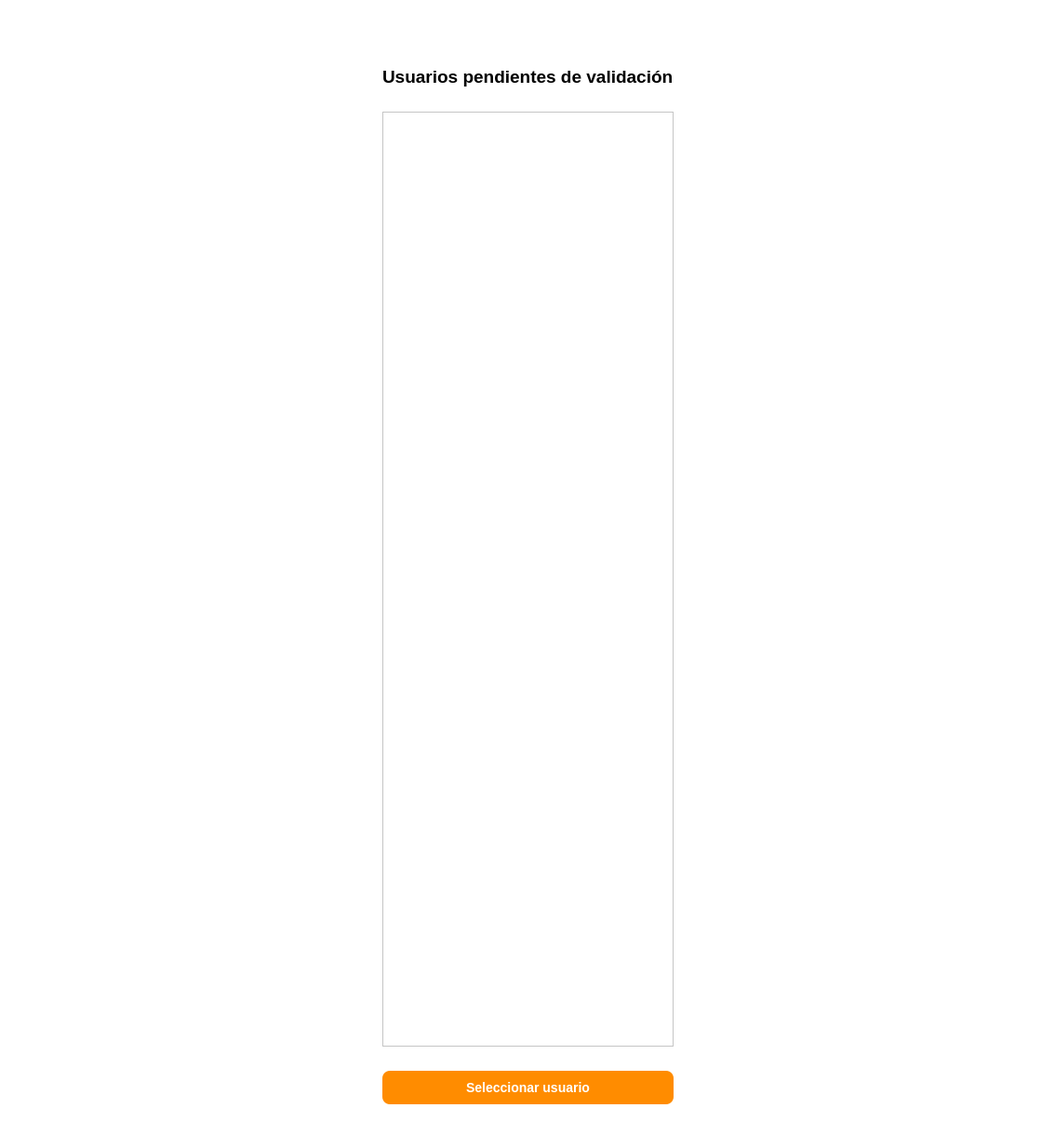
<?xml version="1.0" encoding="UTF-8"?>
<ui version="4.0">
 <class>MainWindow</class>
 <widget class="QMainWindow" name="MainWindow">
  <property name="geometry">
   <rect>
    <x>0</x>
    <y>0</y>
    <width>1134</width>
    <height>1234</height>
   </rect>
  </property>
  <property name="font">
   <font>
    <family>Arial</family>
    <italic>false</italic>
    <stylestrategy>PreferAntialias</stylestrategy>
   </font>
  </property>
  <property name="cursor">
   <cursorShape>ArrowCursor</cursorShape>
  </property>
  <property name="mouseTracking">
   <bool>false</bool>
  </property>
  <property name="windowTitle">
   <string>MainWindow</string>
  </property>
  <property name="autoFillBackground">
   <bool>false</bool>
  </property>
  <property name="styleSheet">
   <string notr="true">/* Pone el fondo de la ventana en blanco */
QMainWindow {
    background-color: #FFFFFF;
}

QWidget {
    background-color: white;
}


/* Estilo para las cajas de texto (DNI y Contraseña) */
QLineEdit {
    border: 2px solid #2980B9; /* Borde azul KiVet */
    border-radius: 5px;
    padding: 5px;
}</string>
  </property>
  <widget class="QWidget" name="centralwidget">
   <property name="styleSheet">
    <string notr="true"/>
   </property>
   <layout class="QHBoxLayout" name="horizontalLayout">
    <item>
     <spacer name="verticalSpacer_13">
      <property name="orientation">
       <enum>Qt::Vertical</enum>
      </property>
      <property name="sizeHint" stdset="0">
       <size>
        <width>20</width>
        <height>40</height>
       </size>
      </property>
     </spacer>
    </item>
    <item>
     <spacer name="verticalSpacer_17">
      <property name="orientation">
       <enum>Qt::Vertical</enum>
      </property>
      <property name="sizeHint" stdset="0">
       <size>
        <width>20</width>
        <height>40</height>
       </size>
      </property>
     </spacer>
    </item>
    <item>
     <spacer name="verticalSpacer_21">
      <property name="orientation">
       <enum>Qt::Vertical</enum>
      </property>
      <property name="sizeHint" stdset="0">
       <size>
        <width>20</width>
        <height>40</height>
       </size>
      </property>
     </spacer>
    </item>
    <item>
     <spacer name="horizontalSpacer_3">
      <property name="orientation">
       <enum>Qt::Horizontal</enum>
      </property>
      <property name="sizeHint" stdset="0">
       <size>
        <width>40</width>
        <height>20</height>
       </size>
      </property>
     </spacer>
    </item>
    <item>
     <widget class="QWidget" name="widget_5" native="true">
      <property name="styleSheet">
       <string notr="true"/>
      </property>
      <layout class="QVBoxLayout" name="verticalLayout_5">
       <item>
        <widget class="QWidget" name="widget_6" native="true">
         <property name="font">
          <font>
           <kerning>true</kerning>
          </font>
         </property>
         <property name="cursor">
          <cursorShape>ArrowCursor</cursorShape>
         </property>
         <property name="focusPolicy">
          <enum>Qt::NoFocus</enum>
         </property>
         <layout class="QHBoxLayout" name="horizontalLayout_2">
          <item>
           <widget class="QLabel" name="label_5">
            <property name="text">
             <string/>
            </property>
           </widget>
          </item>
          <item>
           <widget class="QLabel" name="label_6">
            <property name="text">
             <string/>
            </property>
           </widget>
          </item>
          <item>
           <spacer name="horizontalSpacer">
            <property name="orientation">
             <enum>Qt::Horizontal</enum>
            </property>
            <property name="sizeHint" stdset="0">
             <size>
              <width>40</width>
              <height>20</height>
             </size>
            </property>
           </spacer>
          </item>
          <item>
           <widget class="QLabel" name="label_8">
            <property name="text">
             <string/>
            </property>
           </widget>
          </item>
          <item>
           <widget class="QLabel" name="label_3">
            <property name="maximumSize">
             <size>
              <width>800</width>
              <height>1000</height>
             </size>
            </property>
            <property name="font">
             <font>
              <weight>50</weight>
              <bold>false</bold>
             </font>
            </property>
            <property name="layoutDirection">
             <enum>Qt::LeftToRight</enum>
            </property>
            <property name="text">
             <string/>
            </property>
            <property name="pixmap">
             <pixmap resource="../imagenes/recursos.qrc">:/imagenes/logoKiVet.jpg</pixmap>
            </property>
            <property name="scaledContents">
             <bool>true</bool>
            </property>
            <property name="alignment">
             <set>Qt::AlignCenter</set>
            </property>
            <property name="wordWrap">
             <bool>false</bool>
            </property>
            <property name="indent">
             <number>-1</number>
            </property>
            <property name="openExternalLinks">
             <bool>false</bool>
            </property>
           </widget>
          </item>
          <item>
           <spacer name="horizontalSpacer_2">
            <property name="orientation">
             <enum>Qt::Horizontal</enum>
            </property>
            <property name="sizeHint" stdset="0">
             <size>
              <width>40</width>
              <height>20</height>
             </size>
            </property>
           </spacer>
          </item>
          <item>
           <widget class="QLabel" name="label_9">
            <property name="text">
             <string/>
            </property>
           </widget>
          </item>
          <item>
           <widget class="QLabel" name="label_7">
            <property name="text">
             <string/>
            </property>
           </widget>
          </item>
          <item>
           <widget class="QLabel" name="label_4">
            <property name="text">
             <string/>
            </property>
           </widget>
          </item>
         </layout>
        </widget>
       </item>
       <item>
        <widget class="QWidget" name="widget_7" native="true">
         <layout class="QVBoxLayout" name="verticalLayout_2">
          <item>
           <widget class="QLabel" name="label">
            <property name="font">
             <font>
              <pointsize>14</pointsize>
              <weight>75</weight>
              <bold>true</bold>
             </font>
            </property>
            <property name="text">
             <string>Usuarios pendientes de validación</string>
            </property>
           </widget>
          </item>
          <item>
           <spacer name="horizontalSpacer_4">
            <property name="orientation">
             <enum>Qt::Horizontal</enum>
            </property>
            <property name="sizeHint" stdset="0">
             <size>
              <width>40</width>
              <height>20</height>
             </size>
            </property>
           </spacer>
          </item>
          <item>
           <widget class="QTableWidget" name="tablaUsuariosPendientes"/>
          </item>
          <item>
           <spacer name="horizontalSpacer_5">
            <property name="orientation">
             <enum>Qt::Horizontal</enum>
            </property>
            <property name="sizeHint" stdset="0">
             <size>
              <width>40</width>
              <height>20</height>
             </size>
            </property>
           </spacer>
          </item>
          <item>
           <widget class="QPushButton" name="btnSeleccionarUsuario">
            <property name="styleSheet">
             <string notr="true">/* Le da el color naranja corporativo al botón principal */
QPushButton#btnSeleccionarUsuario {
    background-color: #FF8C00;
    color: white;
    border-radius: 8px; /* Redondea los bordes */
    padding: 10px;
    font-weight: bold;
    font-size: 14px;
}

/* Efecto para cuando el usuario pase el dedo/ratón por encima */
QPushButton#btnSeleccionarUsuario:hover {
    background-color: #E67E22;
}</string>
            </property>
            <property name="text">
             <string>Seleccionar usuario</string>
            </property>
           </widget>
          </item>
          <item>
           <spacer name="horizontalSpacer_7">
            <property name="orientation">
             <enum>Qt::Horizontal</enum>
            </property>
            <property name="sizeHint" stdset="0">
             <size>
              <width>40</width>
              <height>20</height>
             </size>
            </property>
           </spacer>
          </item>
         </layout>
        </widget>
       </item>
      </layout>
     </widget>
    </item>
    <item>
     <spacer name="horizontalSpacer_6">
      <property name="orientation">
       <enum>Qt::Horizontal</enum>
      </property>
      <property name="sizeHint" stdset="0">
       <size>
        <width>40</width>
        <height>20</height>
       </size>
      </property>
     </spacer>
    </item>
    <item>
     <spacer name="verticalSpacer_22">
      <property name="orientation">
       <enum>Qt::Vertical</enum>
      </property>
      <property name="sizeHint" stdset="0">
       <size>
        <width>20</width>
        <height>40</height>
       </size>
      </property>
     </spacer>
    </item>
    <item>
     <spacer name="verticalSpacer_14">
      <property name="orientation">
       <enum>Qt::Vertical</enum>
      </property>
      <property name="sizeHint" stdset="0">
       <size>
        <width>20</width>
        <height>40</height>
       </size>
      </property>
     </spacer>
    </item>
    <item>
     <spacer name="verticalSpacer_18">
      <property name="orientation">
       <enum>Qt::Vertical</enum>
      </property>
      <property name="sizeHint" stdset="0">
       <size>
        <width>20</width>
        <height>40</height>
       </size>
      </property>
     </spacer>
    </item>
   </layout>
  </widget>
 </widget>
 <resources>
  <include location="../imagenes/recursos.qrc"/>
 </resources>
 <connections/>
</ui>
